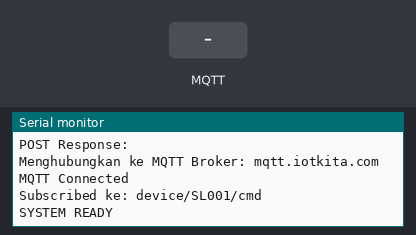
The sketch below on a simulated ESP32. Shown: the last lines printed to the serial monitor. The inputs (shaded band) are chosen by the test bench. Uploads are accepted with an empty reply; random numbers use the default seed unless the sketch sets one; no MQTT or app messages arrive unless stated.

Above: at 1.6 s.
1.7 s: MQTT message "1" arrives on the first subscribed topic
At 2.9 s:
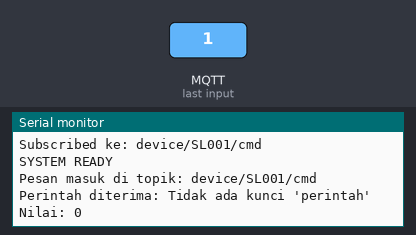
3.2 s: MQTT message "on" arrives on the first subscribed topic
At 4.0 s:
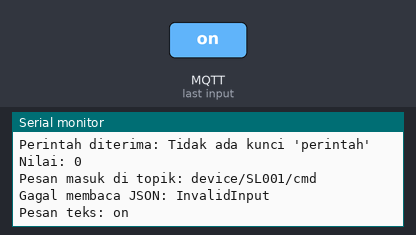
4.7 s: MQTT message "off" arrives on the first subscribed topic
At 4.91 s:
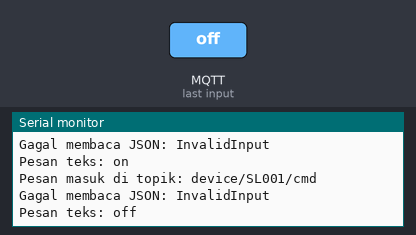

The sketch:

test_7600_mqtt_http.ino
```cpp
#define TINY_GSM_MODEM_SIM7600
#define TINY_GSM_RX_BUFFER 1024

#include <TinyGsmClient.h>
#include <PubSubClient.h>
#include <ArduinoHttpClient.h>
#include <ArduinoJson.h>

// ================= PIN DEFINITIONS =================
#define MODEM_RX 16
#define MODEM_TX 17

// ================= NETWORK CONFIG (SIM CARD) =================
const char apn[]  = "internet"; // APN Tri
const char user[] = "";
const char pass[] = "";

// ================= MQTT CONFIG =================
const char* broker   = "mqtt.iotkita.com";
const int   port     = 1883;
const char* mqttUser = "iot_kita";
const char* mqttPass = "iot_kita_shared_mqtt";

// Definisikan topik untuk Publish dan Subscribe
const char* topicPub = "device/SL001/status";
const char* topicSub = "device/SL001/cmd";

// ================= HTTP WEBHOOK CONFIG =================
const char* webhookServer   = "webhook.site";
const int   webhookPort     = 80; // Ubah ke 80 (HTTP biasa, sangat stabil di modul GSM)
const char* webhookResource = "/1ceafbf8-e315-40d4-b685-f5803f25c9eb";

// ================= OBJECTS =================
HardwareSerial SerialAT(2);
TinyGsm modem(SerialAT);

// Client untuk MQTT (Biasa / Port 1883 - Menggunakan Channel 0)
TinyGsmClient gsmClient(modem, 0);
PubSubClient mqtt(gsmClient);

// Client untuk HTTP (Secure / Port 443 HTTPS)
// Client untuk HTTP (Menggunakan Channel 1 agar tidak bentrok dengan MQTT)
TinyGsmClient httpClient(modem, 1);
HttpClient http(httpClient, webhookServer, webhookPort);

unsigned long lastPublish = 0;

// ================= SETUP =================
void setup() {
  Serial.begin(115200);

  // Inisialisasi Serial untuk Modul SIM7600
  SerialAT.begin(115200, SERIAL_8N1, MODEM_RX, MODEM_TX);

  Serial.println("Memulai modul SIM7600...");
  modem.restart();

  if (!connectGPRS()) {
    Serial.println("GPRS Connection Error");
  }else {
    // Jika GPRS Berhasil, Lakukan HTTP Request ke Webhook
    sendWebhook();
  }

  mqtt.setServer(broker, port);
  mqtt.setCallback(mqttCallback);

  if (!connectMQTT()) {
    Serial.println("MQTT Connection Error");
  }

  Serial.println("SYSTEM READY");
}

// ================= LOOP =================
void loop() {
  if (!mqtt.connected()) {
    if(connectGPRS()){
      connectMQTT();
    }
  }

  mqtt.loop();

  if (millis() - lastPublish > 5000) {
    // Variabel penampung data GPS
    float lat = 0, lon = 0, speed = 0, alt = 0, accuracy = 0;
    int vsat = 0, usat = 0, year = 0, month = 0, day = 0, hour = 0, min = 0, sec = 0;

    // Ambil data GPS dari SIM7600 (Mengembalikan nilai true jika GPS sudah mendapat sinyal satelit / "Fix")
    bool gpsFix = modem.getGPS(&lat, &lon, &speed, &alt, &vsat, &usat, &accuracy, &year, &month, &day, &hour, &min, &sec);

    JsonDocument doc;

    // Karena GPS dihapus, kita kirim status alat sebagai contoh
    doc["status"] = "online";
    doc["uptime"] = millis() / 1000; // Mengirimkan waktu alat menyala (dalam detik)
    doc["sinyal"] = modem.getSignalQuality(); // Mengirim kekuatan sinyal (0-31)

    // Jika GPS berhasil mendapatkan koordinat (Lock/Fix)
    if (gpsFix && lat != 0.0 && lon != 0.0) {
      doc["lat"] = lat;
      doc["lng"] = lon;
      doc["speed"] = speed;     // Kecepatan dalam km/jam
      doc["sat"] = usat;        // Jumlah satelit yang digunakan
      doc["alt"] = alt;         // Ketinggian dari permukaan laut (meter)
      doc["gps_status"] = "Terhubung";
    } else {
      // Jika GPS belum mendapat sinyal (masih mencari)
      doc["lat"] = 0.0;
      doc["lng"] = 0.0;
      doc["gps_status"] = "Mencari Satelit...";
    }

    char jsonBuffer[256];
    serializeJson(doc, jsonBuffer);

    // Publish ke broker MQTT
    mqtt.publish(topicPub, jsonBuffer);

    Serial.println("Published Data:");
    Serial.println(jsonBuffer);

    lastPublish = millis();
  }
}
```

http.ino
```cpp
// ================= FUNGSI HTTP GET & POST =================
void sendWebhook() {
  // --- Proses HTTP GET ---
  Serial.println("\n--- Memulai HTTP GET ---");
  http.get(webhookResource);

  int getStatusCode = http.responseStatusCode();
  String getResponse = http.responseBody();

  Serial.print("GET Status Code: ");
  Serial.println(getStatusCode);
  Serial.print("GET Response: ");
  Serial.println(getResponse);

  http.stop();

  // --- Proses HTTP POST ---
  Serial.println("\n--- Memulai HTTP POST ---");
  String contentType = "application/json";

  JsonDocument docPost;
  docPost["event"] = "device_started";
  docPost["message"] = "Halo dari ESP32 SIM7600 via POST HTTP!";

  String postData;
  serializeJson(docPost, postData);

  http.post(webhookResource, contentType, postData);

  int postStatusCode = http.responseStatusCode();
  String postResponse = http.responseBody();

  Serial.print("POST Status Code: ");
  Serial.println(postStatusCode);
  Serial.print("POST Response: ");
  Serial.println(postResponse);

  http.stop();
}
```

mqtt.ino
```cpp
// ================= MQTT CALLBACK (SUBSCRIBE) =================
void mqttCallback(char* topic, byte* payload, unsigned int length) {
  Serial.print("Pesan masuk di topik: ");
  Serial.println(topic);

  // Parse payload JSON yang masuk
  JsonDocument doc;
  DeserializationError error = deserializeJson(doc, payload, length);

  if (error) {
    Serial.print("Gagal membaca JSON: ");
    Serial.println(error.c_str());

    // Jika bukan JSON, print sebagai teks biasa
    Serial.print("Pesan teks: ");
    for (int i = 0; i < length; i++) {
      Serial.print((char)payload[i]);
    }
    Serial.println();
    return;
  }

  // Contoh membaca perintah dari JSON
  const char* perintah = doc["perintah"];
  int nilai = doc["nilai"];

  Serial.print("Perintah diterima: ");
  Serial.println(perintah ? perintah : "Tidak ada kunci 'perintah'");
  Serial.print("Nilai: ");
  Serial.println(nilai);
}
```

network.ino
```cpp
// ================= CONNECT GPRS =================
bool connectGPRS() {
  Serial.println("Connecting to Network...");
  if (!modem.waitForNetwork()) {
    Serial.println("Network Failed");
    return false;
  }

  Serial.println("Connecting to GPRS...");
  if (!modem.gprsConnect(apn, user, pass)) {
    Serial.println("GPRS Failed");
    return false;
  }

  Serial.println("GPRS Connected");
  return true;
}

// ================= CONNECT MQTT =================
bool connectMQTT() {
  String clientID = "ESP32_SIM7600_" + String(random(10000));

  Serial.print("Menghubungkan ke MQTT Broker: ");
  Serial.println(broker);

  // Koneksi MQTT dengan menyertakan Username dan Password
  if (mqtt.connect(clientID.c_str(), mqttUser, mqttPass)) {
    Serial.println("MQTT Connected");

    // Subscribe ke topik setelah berhasil connect
    mqtt.subscribe(topicSub);
    Serial.print("Subscribed ke: ");
    Serial.println(topicSub);

    return true;
  }

  Serial.print("MQTT Failed, status code: ");
  Serial.println(mqtt.state());
  return false;
}
```

Measured:
- after the input at 1.7 s, the serial monitor: prints a new line at once (image 1)
- after the input at 3.2 s, the serial monitor: prints a new line at once (image 2)
- after the input at 4.7 s, the serial monitor: prints a new line at once (image 3)
